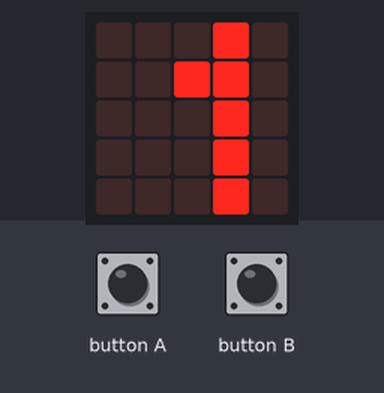
The program below on a simulated BBC micro:bit running MicroPython. Parts: the board's 5×5 LED display. Inputs (shaded band) come from the test bench. Random numbers come from a fixed seed; the 48×5 strip is a reading aid, not a part: it shows the text the display is scrolling, unrolled, one strip-width of it at a time.

Above: at 1.2 s.
1.3 s: button B pressed for 0.2 s
At 2.4 s:
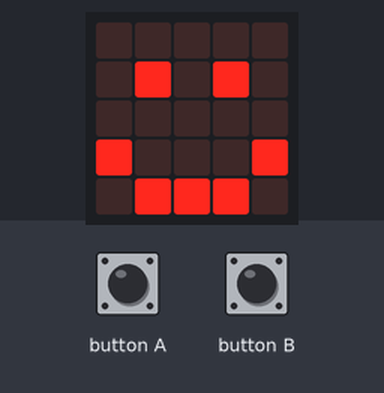
4.5 s: button B pressed for 3.2 s
At 9.0 s:
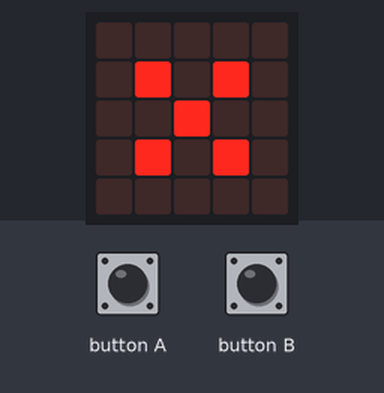
9.2 s: button B pressed for 3.2 s
At 15.1 s:
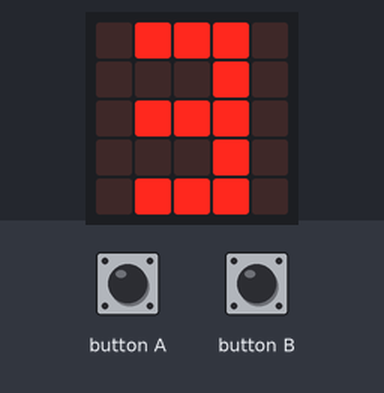
15.4 s: button B pressed for 1 s
At 19.2 s:
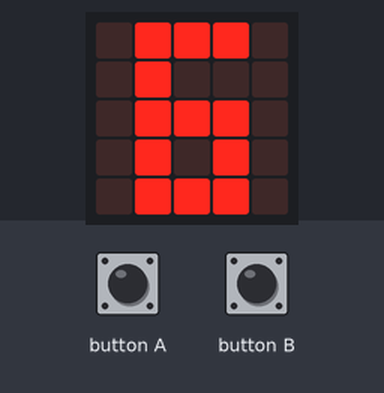
19.4 s: button A pressed for 1 s
At 20.7 s:
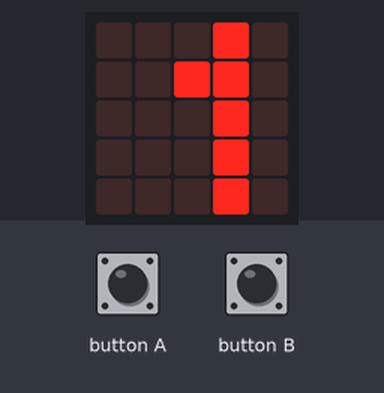
23.4 s: button A pressed for 0.2 s
At 25.5 s:
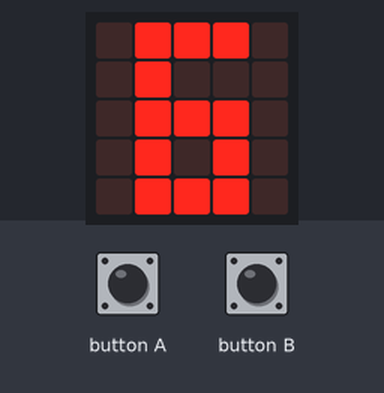
Timing chart, 0 to 27.0 s (numbered marks = the images above; inputs shaded):
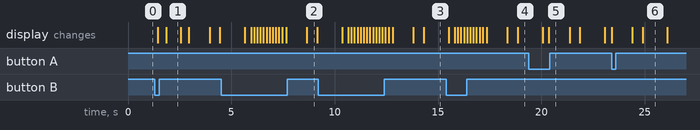

Measured:
- after the input at 1.3 s, the display: first changes after 0.15 s (image 1 shows a later state)
- after the input at 23.4 s, the display: first changes at once (image 6 shows a later state)
- what the display in image 1 shows lasts 0.7 s, from 1.8 s to 2.5 s
- what the display in image 2 shows lasts 0.5 s, from 8.7 s to 9.2 s

The program:

tableMaster.py
```python
from microbit import *
from random import randint

# Write your code here :-)
# display.scroll('144', wait=False, loop=True)

twelve = Image("09099\n"
               "99009\n"
               "09099\n"
               "09090\n"
               "09099")

eleven = Image("09009\n"
               "99099\n"
               "09009\n"
               "09009\n"
               "09009")

ten = Image("09099\n"
            "99099\n"
            "09099\n"
            "09099\n"
            "09099")

nine = Image("09990\n"
             "09090\n"
             "09990\n"
             "00090\n"
             "00090")

eight = Image("09990\n"
              "09090\n"
              "09990\n"
              "09090\n"
              "09990")

seven = Image("09990\n"
              "00090\n"
              "00900\n"
              "09000\n"
              "09000")

six = Image("09990\n"
            "09000\n"
            "09990\n"
            "09090\n"
            "09990")

five = Image("09990\n"
             "09000\n"
             "09990\n"
             "00090\n"
             "09990")

four = Image("09000\n"
             "09090\n"
             "09990\n"
             "00090\n"
             "00090")

three = Image("09990\n"
              "00090\n"
              "09990\n"
              "00090\n"
              "09990")

two = Image("09990\n"
            "00090\n"
            "09990\n"
            "09000\n"
            "09990")

one = Image("00090\n"
            "00990\n"
            "00090\n"
            "00090\n"
            "00090")

times = Image("00000\n"
              "09090\n"
              "00900\n"
              "09090\n"
              "00000")

numbers = [0, one, two, three, four, five, six,
           seven, eight, nine, ten, eleven, twelve]

# B - Choose table, iterate sequentially

# A - Select, start

# A - New table

# B - Show answer

# (Reset - start again)

currentTable = 1
debounce = 180  # A good debounce


def ask_question(a, b):
    display.show(numbers[a])
    sleep(1000)
    display.show(times)
    sleep(500)
    display.show(numbers[b])
    sleep(1200)
    display.clear()
    sleep(300)


display.show(numbers[currentTable])

while True:
    if button_a.is_pressed():
        if currentTable >= 12:
            currentTable = 1
        else:
            currentTable += 1

    display.show(numbers[currentTable])
    sleep(debounce)  # A good debounce value

    if button_b.is_pressed():
        multiple = randint(2, 12)
        display.clear()
        sleep(400)
        display.show(Image.HAPPY)
        sleep(700)
        display.clear()
        sleep(400)
        while True:  # Begin inner game loop
            ask_question(currentTable, multiple)
            # Loop listen for button presses (repeat, or answer & new)
            while True:
                if button_a.is_pressed():
                    # Repeat answer
                    break
                if button_b.is_pressed():
                    # Display answer and break for displaying it
                    answer = currentTable * multiple
                    display.scroll(str(answer))
                    sleep(200)
                    multiple = randint(2, 12)
                    break
```
